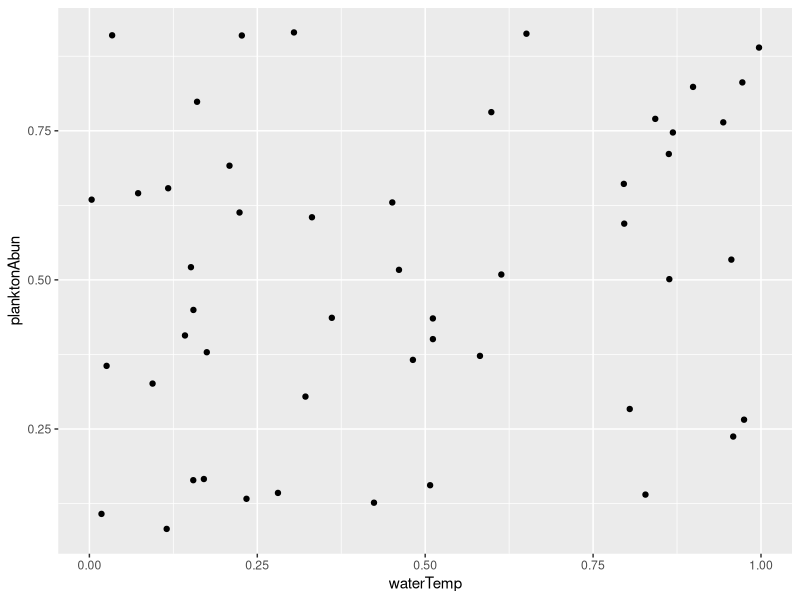
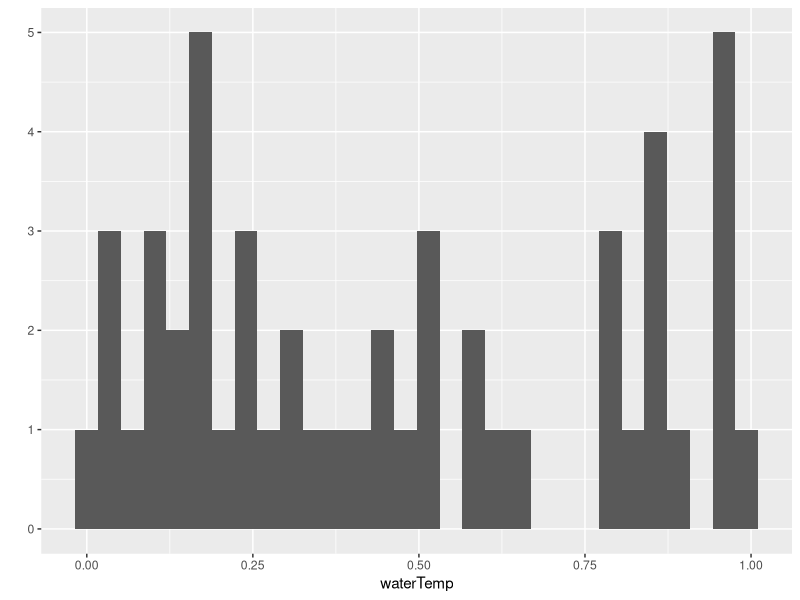

Recreate these plots in R, in order.
## ---- chunk 1
knitr::opts_chunk$set(echo = FALSE)
## ---- chunk 2
library(ggplot2)
waterTemp <- runif(50)
planktonAbun <- runif(50)
qplot(x=waterTemp, y=planktonAbun)
# print(waterTemp)
# head(waterTemp)
# tail(waterTemp)
## ---- chunk 3
qplot(x=waterTemp)
